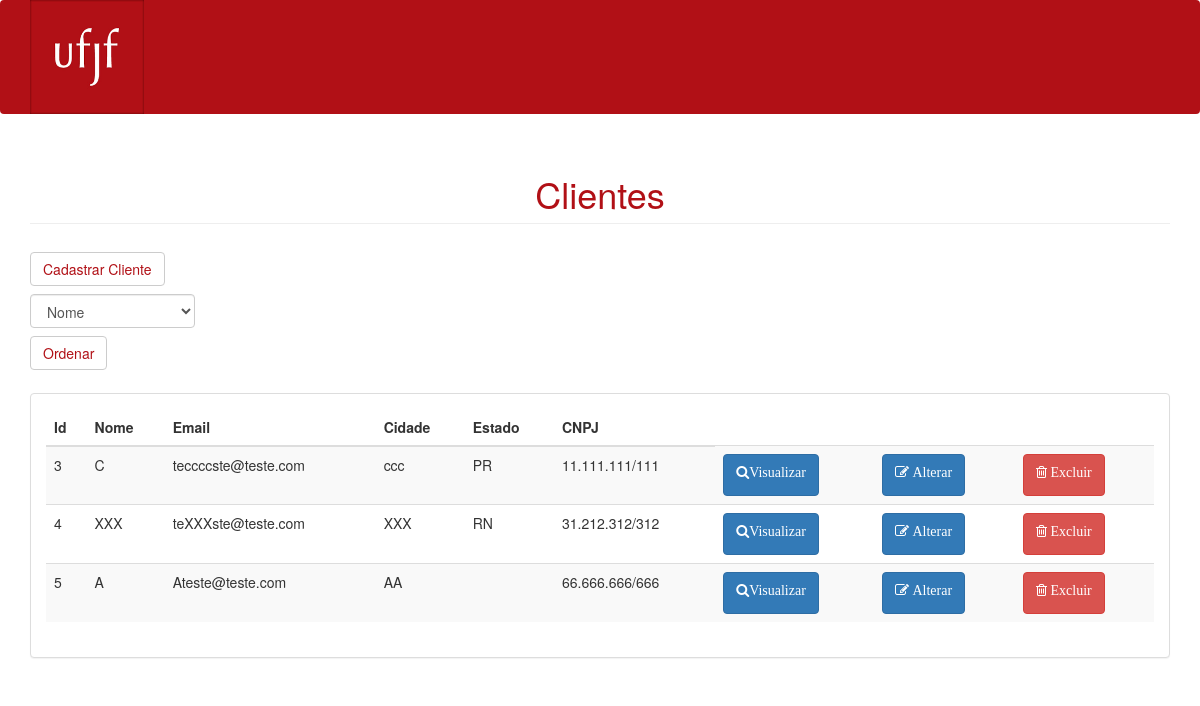
Before: /views/clientes/lista-clientes.php with the older database file.
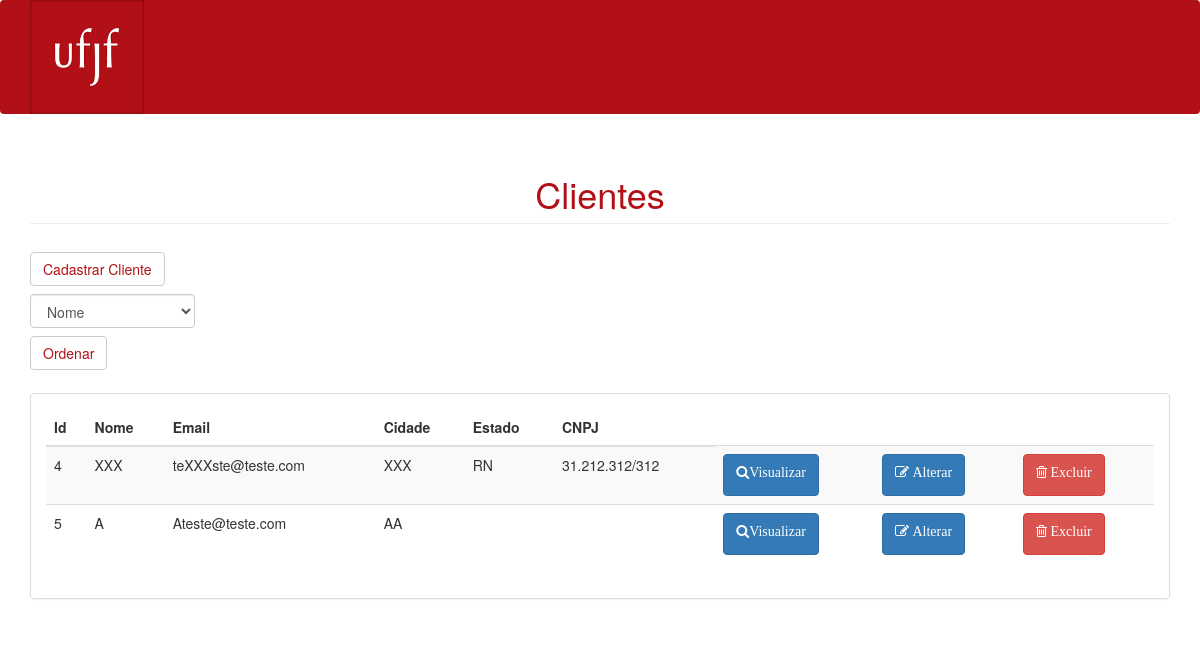
After: the same page with the newer database file.
### tables this page shows
CREATE TABLE `clientes` (
  `id` int(10) UNSIGNED NOT NULL,
  `cnpj` varchar(18) NOT NULL,
  `usuario_id` int(10) UNSIGNED NOT NULL
);

CREATE TABLE `usuarios` (
  `id` int(10) UNSIGNED NOT NULL,
  `nome` varchar(191) NOT NULL,
  `email` varchar(191) NOT NULL,
  `senha` varchar(191) NOT NULL,
  `categoria` enum('cliente','administrador','gerente','funcionario') NOT NULL,
  `cidade` varchar(191) NOT NULL,
  `estado` varchar(191) NOT NULL
);

### controllers/clientes/lista-clientes.php (called while the page is built, shortened)
<?php
function listaClientes($connect, $sort)
{
    $clientes = array();
    $query = "SELECT *, clientes.id as cliente_id FROM clientes INNER JOIN usuarios on clientes.usuario_id = usuarios.id";
    $result = mysqli_query($connect, $query.$sort );
    while($cliente = mysqli_fetch_assoc($result)) {
        array_push($clientes, $cliente);
    }
    return $clientes;
}

### views/clientes/lista-clientes.php (the view, shortened to what this page needs)
<?php include("../UserHeader.php");
include("../../includes/connect.php");
include("../menu.php");
include("../../controllers/clientes/lista-clientes.php");
if (isset($_GET['sort']))
    $sort = " order by " . $_GET['sort'];
else
    $sort = "";
$clientes = listaClientes($connect, $sort);
?>
<div class="container">
    <h1 style="color:#b11016" class="page-header">Clientes</h1>
    <a href="../clientes/cadastrar-cliente.php">
        <button style="background-color: #fff; color: #b11016" type="button" class="btn btn-default navbar-btn">
            Cadastrar Cliente
        </button>
    </a>
    <form method="get" action="lista-clientes.php">
        <div class="row">
            <div class="col-sm-2">
                <div class="form-group">
                    <select class="form-control" name="sort">
                        <option value="nome">Nome</option>
                    </select>
                    <a href="lista-clientes.php">
                        <button style="background-color: #fff; color: #b11016" type="submit"
                                class="btn btn-default navbar-btn">Ordenar
                        </button>
                    </a>
                </div>
            </div>
        </div>
    </form>
    <div class="row">
        <div class="col-md-12">
            <div class="panel panel-default">
                <div class="panel-body">
                    <div class="table-responsive">
                        <table class="table table-striped">
                            <thead>
                            <tr>
                                <th>Id</th>
                                <th>Nome</th>
                                <th>Email</th>
                                <th>Cidade</th>
                                <th>Estado</th>
                                <th>CNPJ</th>
                            </tr>
                            </thead>
                            <tbody>
                            <?php foreach ($clientes as $cliente) { ?>
                                <tr>
                                    <td><?= $cliente['cliente_id'] ?></td>
                                    <td><?= $cliente['nome'] ?></td>
                                    <td><?= $cliente['email'] ?></td>
                                    <td><?= $cliente['cidade'] ?></td>
                                    <td><?= $cliente['estado'] ?></td>
                                    <td><?= $cliente['cnpj'] ?></td>
                                    <td>
                                        <form action="visualizar-cliente.php" method="get">
                                            <button class="btn btn-primary"><p class="fa fa-search">Visualizar</p>
                                            </button>
                                        </form>
                                    </td>
                                    <td>
                                        <form action="alterar-cliente.php" method="get">
                                            <button class="btn btn-primary"><p class="fa fa-edit"> Alterar</p></button>
                                        </form>
                                    </td>
                                    <td>
                                        <form action="excluir-cliente.php" method="get">
                                            <button type="submit" class="btn btn-danger"><p class="fa fa-trash-o">
                                                    Excluir</p>
                                            </button>
                                        </form>
                                    </td>
                                </tr>
                            <?php  } ?>
                            </tbody>
                        </table>
                    </div>
                </div>
            </div>
        </div>
    </div>
</div>

### views/UserHeader.php (shortened to what this page needs)
<!DOCTYPE html>
<html>
	<head>
	    <link href="../../css/bootstrap.css" rel="stylesheet">
	    <link href="../../css/plugins/metisMenu/metisMenu.min.css" rel="stylesheet">
	    <link href="../../css/sb-admin-2.css" rel="stylesheet">
	    <link href="../../css/font-awesome/css/font-awesome.min.css" rel="stylesheet" type="text/css">
	    <link rel="stylesheet" type="text/css" href="../../css/style.css">
	</head>
	<body>

### views/menu.php (shortened to what this page needs)
<header>
    <nav style="background-color: #b11016;" class="navbar navbar-default">
        <div class="container">
            <a href="home.php"><img style="width:10%; height: 10%;" class="img-responsive logo" src="../../css/img/logo.png"
                                    alt="logo"></a>
        </div>
    </nav>
</header>

### css/sb-admin-2.css (style rules this page uses)
body { background-color: #f8f8f8; }

### css/style.css (style rules this page uses)
.page-header { text-align: center; }
.logo { float: left; width: 10%; height: 10%; }
body { background-color: #fff; }
.navbar { background-color: #b11016; border: 0; clear: both; }
.navbar-btn { background-color: #fff; }

Changed rows visible on the page:
removed clientes: id "3", usuario.nome "C", usuario.email "teccccste@teste.com", usuario.cidade "ccc", usuario.estado "PR", cnpj "11.111.111/111"
changed clientes "Ateste@teste.com": cnpj "66.666.666/666" → (not shown)
